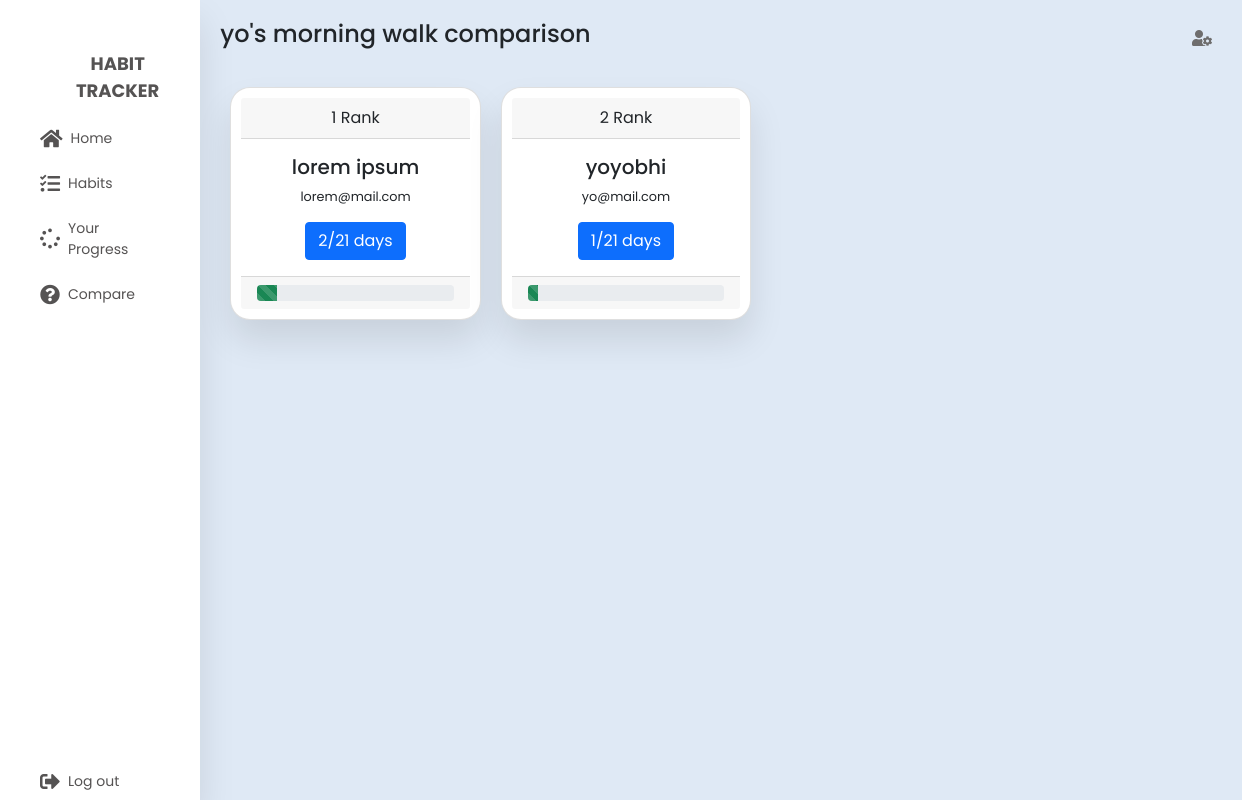
Page /compare/6 (signed in) on the committed database.
### tables this page shows
CREATE TABLE habits (
        id INTEGER PRIMARY KEY AUTOINCREMENT,
        title VARCHAR(250) NOT NULL,
        duration INTEGER NOT NULL,
        user_id INTEGER NOT NULL,
        created_at TIMESTAMP DEFAULT CURRENT_TIMESTAMP,
        updated_at TIMESTAMP,
        FOREIGN KEY (user_id) REFERENCES users(id)
    );

CREATE TABLE users (
    id INTEGER PRIMARY KEY AUTOINCREMENT,
    created TIMESTAMP NOT NULL DEFAULT CURRENT_TIMESTAMP,
    name VARCHAR(250) NOT NULL,
    email VARCHAR(250) NOT NULL,
    pass VARCHAR(250) NOT NULL
);

CREATE TABLE day_progress (
        id INTEGER PRIMARY KEY AUTOINCREMENT,
        completed_days INTEGER NOT NULL DEFAULT 0,
        user_id INTEGER NOT NULL,
        habit_id INTEGER NOT NULL,
        created_at TIMESTAMP DEFAULT CURRENT_TIMESTAMP,
        updated_at TIMESTAMP,
        FOREIGN KEY (user_id) REFERENCES users(id),
        FOREIGN KEY (habit_id) REFERENCES habits(id)
    );

### server.py (the view)
@app.route("/compare/<int:habit_id>")
def compare_de(habit_id):
	if not is_logged_in():
		return redirect(url_for("loginPage"))
	habit = get_habit_by_id(habit_id)
	users = get_day_progress_by_habit_id(habit_id)
	return render_template('compare_details.html', habit=habit, users=users);

### dbconnection.py (called while the page is built)
def get_db_connection():
    conn = sqlite3.connect('database.db')
    conn.row_factory = sqlite3.Row
    return conn

### server.py (called while the page is built)
def is_logged_in():
	if not session.get("user_id"):
		return False
	else:
		return True

### services/habits.py (called while the page is built)
def get_habit_by_id(id=0):
    conn = dbconnection()
    habit = conn.execute("SELECT * FROM habits WHERE id = ?",(id,)).fetchone()
    conn.close()
    return habit

def get_day_progress_by_habit_id(habit_id=0):
    conn = dbconnection()
    habits = conn.execute("select day_progress.*, users.email, users.name from day_progress inner join users on day_progress.user_id=users.id where day_progress.habit_id=? order by day_progress.completed_days desc",(habit_id,)).fetchall()
    conn.commit()
    conn.close()
    return habits

### templates/compare_details.html
{% with title='Habits - Details | Habit Tracker' %} {% include "header.html" %}
{% endwith %}
<section class="main">
	<div class="main-top">
		<h1>{{habit['title']}} comparison</h1>
		<i class="fas fa-user-cog"></i>
	</div>
	<div class="main-skills">
		{% block content %} {% for i in range(users|length) %}
		<div class="card text-center">
			<div class="card-header">{{i+1}} Rank</div>
			<div class="card-body">
				<h5 class="card-title">{{users[i]['name']}}</h5>
				<p class="card-text">{{users[i]['email']}}</p>
				<button class="btn btn-primary">
					{{users[i]['completed_days']}}/{{habit['duration']}} days
				</button>
			</div>
			<div class="card-footer text-muted">
				<div
					class="progress"
					role="progressbar"
					aria-label="Success striped example"
					aria-valuenow="25"
					aria-valuemin="0"
					aria-valuemax="100"
				>
					<div
						class="progress-bar progress-bar-striped bg-success"
						style="width: {{ ((users[i]['completed_days'] / habit['duration']) * 100) | round | int}}%"
					></div>
				</div>
			</div>
		</div>
		{% endfor %} {% endblock %}
	</div>
</section>
{% include 'footer.html' %}

### static/css/sidebar.css (style rules this page uses)
:root { --bs-blue: #0d6efd; --bs-indigo: #6610f2; --bs-purple: #6f42c1; --bs-pink: #d63384; --bs-red: #dc3545; --bs-orange: #fd7e14; --bs-yellow: #ffc107; --bs-green: #198754; --bs-teal: #20c997; --bs-cyan: #0dcaf0; --bs-white: #fff; --bs-gray: #6c757d; --bs-gray-dark: #343a40; --bs-primary: #0d6efd; --bs-secondary: #6c757d; --bs-success: #198754; --bs-info: #0dcaf0; --bs-warning: #ffc107; --bs-danger: #dc3545; --bs-light: #f8f9fa; --bs-dark: #212529; --bs-font-sans-serif: system-ui, -apple-system, "Segoe UI", Roboto, "Helvetica Neue", Arial, "Noto Sans", "Liberation Sans", sans-serif, "Apple Color Emoji", "Segoe UI Emoji", "Segoe UI Symbol", "Noto Color Emoji"; --bs-font-monospace: SFMono-Regular, Menlo, Monaco, Consolas, "Liberation Mono", "Courier New", monospace; --bs-gradient: linear-gradient(180deg, rgba(255, 255, 255, 0.15), rgba(255, 255, 255, 0)); }
* { margin: 0; padding: 0; outline: none; border: none; text-decoration: none; box-sizing: border-box; font-family: "Poppins", sans-serif; }
body { background: #dfe9f5; padding: 0; margin: 0; font: 1rem/1.5 var(--bs-font-sans-serif); max-width: 100vw; overflow-x: hidden; }
.main { padding: 20px; flex: 1; }

### static/css/dashboard.css (style rules this page uses)
.main-top { display: flex; width: 100%; }
.main-top h1 { font-size: 1.5rem; }
.main-top i { position: absolute; right: 0; margin: 10px 30px; color: rgb(110, 109, 109); cursor: pointer; }
.main-skills { display: flex; margin-top: 20px; }
.main-skills .card { width: 25%; margin: 10px; background: #fff; text-align: center; border-radius: 20px; padding: 10px; box-shadow: 0 20px 35px rgba(0, 0, 0, 0.1); }
.main-skills .card p { font-size: 0.8rem; }

### rows in the picture
habits: title "yo's morning walk", duration "21" "21"
users: name "lorem ipsum", email "lorem@mail.com"
day_progress: completed_days "2"
users: name "yoyobhi", email "yo@mail.com"
day_progress: completed_days "1"

### other values in the picture
{{ i+1 }} "1" "2"
